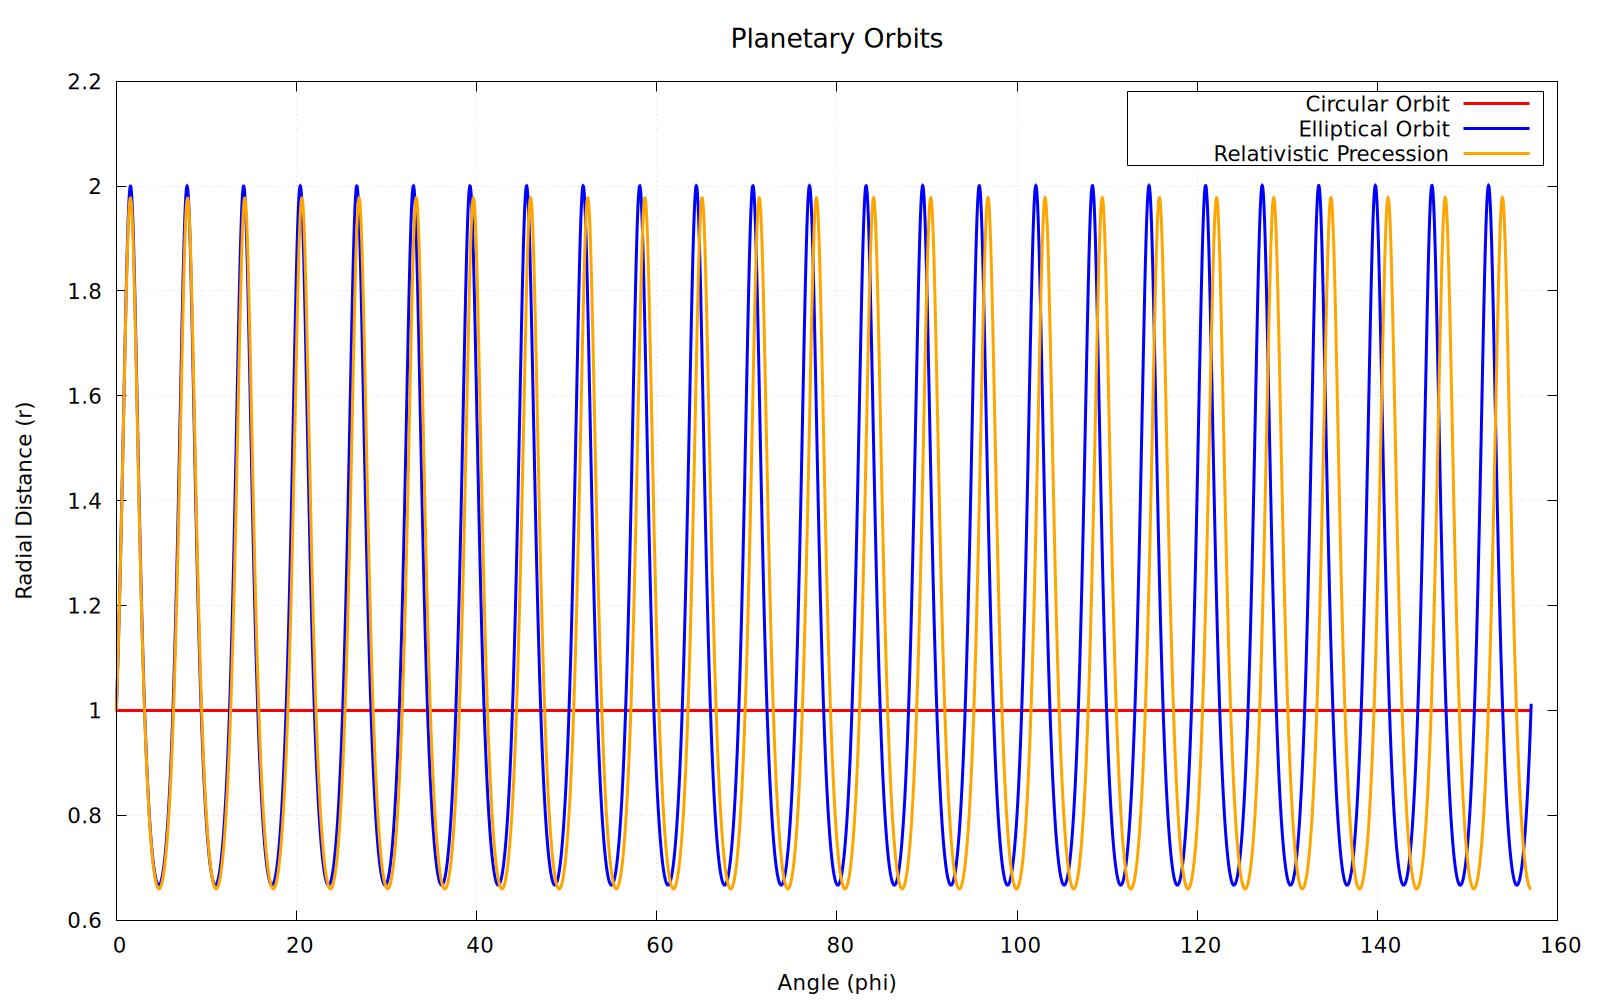

Write gnuplot code to recreate this figure.
set terminal pngcairo size 1600,1000 enhanced font 'Arial,16'
set output 'relativity_r_vs_phi.png'

set title "Planetary Orbits" font ",20"
set xlabel "Angle (phi)" font ",16"
set ylabel "Radial Distance (r)" font ",16"
set grid lw 1 lc rgb "#aaaaaa"
set key top right box

plot \
    "relativity_circular.txt" using 1:(1/$2) with lines lw 3 lc rgb "red" title "Circular Orbit", \
    "relativity_elliptical.txt" using 1:(1/$2) with lines lw 3 lc rgb "blue" title "Elliptical Orbit", \
    "relativity_precessing.txt" using 1:(1/$2) with lines lw 3 lc rgb "orange" title "Relativistic Precession"
